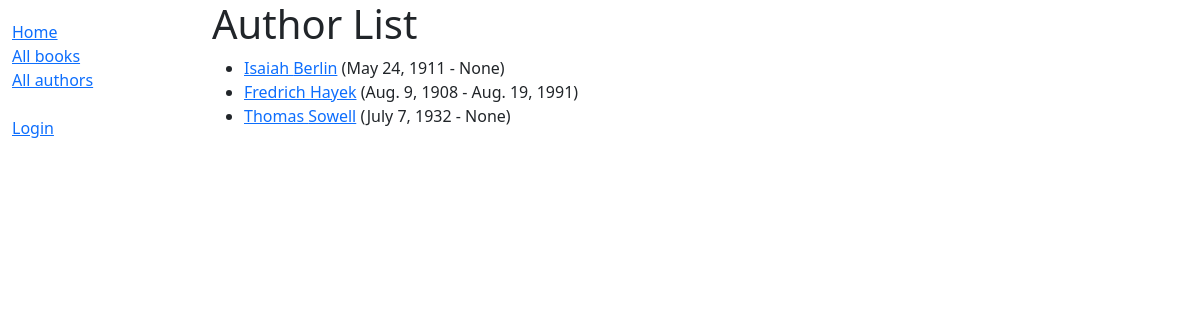
The app's page /catalog/author/, older data.
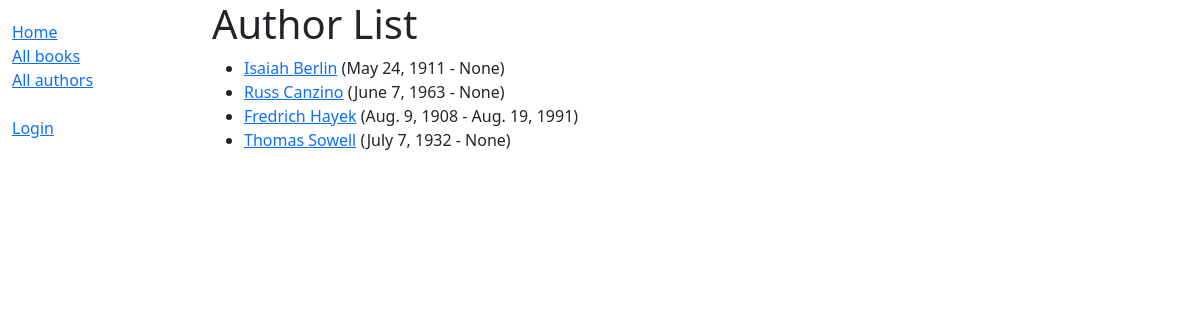
The same page, newer data.
### catalog/models.py (models this page shows, shortened)
class Author(models.Model):
    first_name = models.CharField(max_length=100)
    last_name = models.CharField(max_length=100)
    date_of_birth = models.DateField(null=True, blank=True)
    date_of_death = models.DateField('died', null=True, blank=True)
    class Meta:
        ordering = ['last_name', 'first_name']
    def get_absolute_url(self):
        return reverse('author-detail', args=[str(self.id)])

### catalog/views.py (the view)
# urls.py: path('author/', views.AuthorListView.as_view(), name='authors'),
class AuthorListView(generic.ListView):
    model = Author
    paginate_by = 10

### catalog/templates/catalog/author_list.html
{% extends "base_generic.html" %}
{% block content %}
  <h1>Author List</h1>
  {% if author_list %}
    <ul>
      {% for author in author_list %}
      <li>
        <a href="{{ author.get_absolute_url }}">{{ author.first_name }} {{ author.last_name }}</a>
        ({{author.date_of_birth}} - {{author.date_of_death}})
      </li>
      {% endfor %}
    </ul>
  {% else %}
    <p>There are no authors in the library.</p>
  {% endif %}
{% endblock %}

### catalog/templates/base_generic.html (shortened to what this page needs)
<!DOCTYPE html>
<html lang="en">
  <head>
    <link href="https://cdn.jsdelivr.net/npm/bootstrap@5.3.2/dist/css/bootstrap.min.css"
      rel="stylesheet"
>
    {% load static %}
    <link rel="stylesheet" href="{% static 'css/styles.css' %}" />
  </head>
  <body>
    <div class="container-fluid">
      <div class="row">
        <div class="col-sm-2">
          {% block sidebar %}
            <ul class="sidebar-nav">
              <li><a href="{% url 'index' %}">Home</a></li>
              <li><a href="{% url 'books' %}">All books</a></li>
              <li><a href="{% url 'authors' %}">All authors</a></li>
              <br>
              {% if user.is_authenticated %}
                <li>User: {{ user.get_username }}</li>
                <li><a href="{% url 'my-borrowed' %}">My Borrowed</a></li>
                <li><a href="{% url 'logout' %}?next={{ request.path }}">Logout</a></li>
              {% if user.is_staff %}
                <hr>
                <ul class="sidebar-nav">
                <li>Staff</li>
                  <li><a href="/">All borrowed Not Implemented</a></li>
              {% if perms.catalog.add_author %}
                  <li><a href="{% url 'author-create' %}">Create author</a></li>
              {% endif %}
              {% if perms.catalog.add_book %}
                <li><a href="{% url 'book-create' %}">Create book</a></li>
              {% endif %}
                </ul>
              {% endif %}
              {% else %}
                <li><a href="{% url 'login' %}?next={{ request.path }}">Login</a></li>
              {% endif %}
            </ul>
          {% endblock %}
        </div>
        <div class="col-sm-10 ">{% block content %}{% endblock %}</div>
      </div>
    </div>
  </body>
</html>

### catalog/static/css/styles.css (style rules this page uses)
.sidebar-nav { margin-top: 20px; padding: 0; list-style: none; }

Row changes from the older to the newer data that the page shows:
added Author: first_name "Russ", last_name "Canzino", date_of_birth "June 7, 1963", date_of_death "None"
